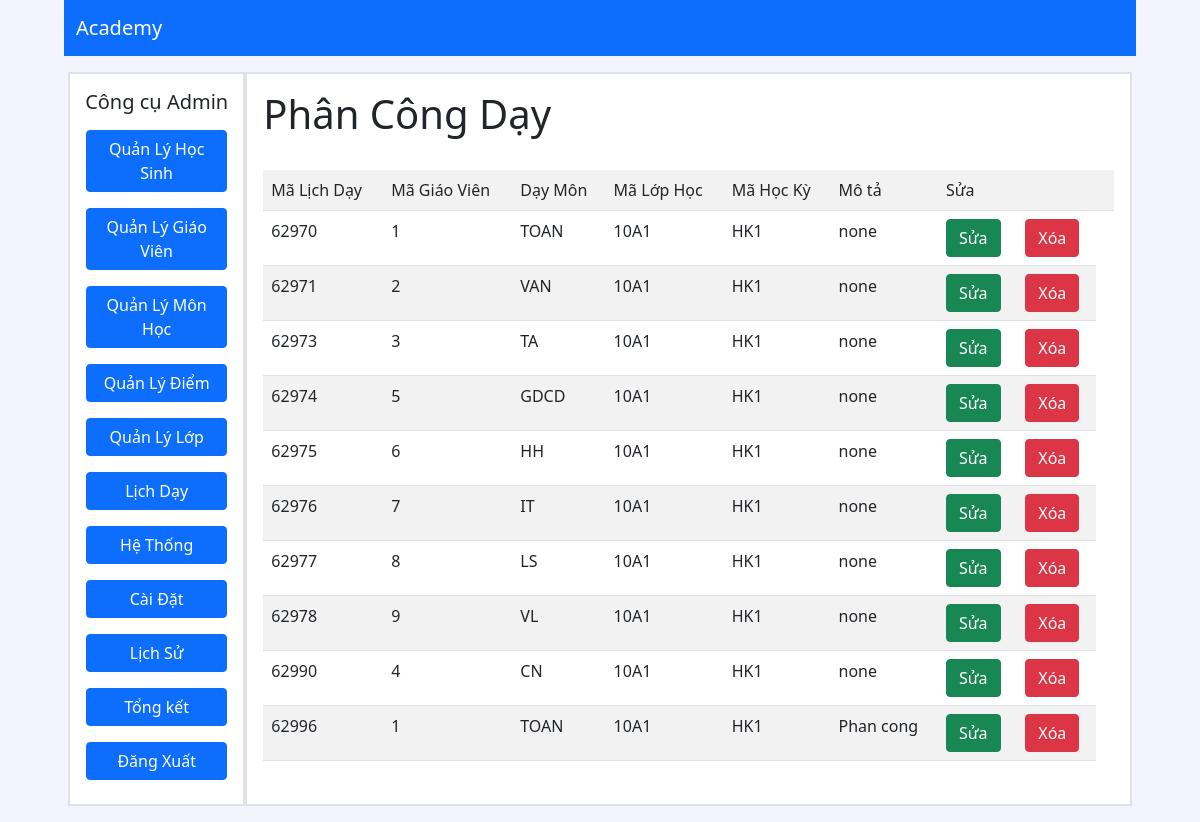
The page /admin/index.php?mod=day (signed in) on the database its author committed.
### tables this page shows
CREATE TABLE `day` (
  `MaDayHoc` varchar(5) NOT NULL,
  `MaMonHoc` varchar(5) NOT NULL,
  `Magv` varchar(10) NOT NULL,
  `MaLopHoc` varchar(10) NOT NULL,
  `MaHocKy` varchar(5) NOT NULL,
  `MoTaPhanCong` varchar(50) NOT NULL
);

### classes/day.class.php (called while the page is built, shortened)
<?php
class day extends DB
{
    function allday()
    {
        $con = $this->connect();
        $sql = "select * from day";
        $query = mysqli_query($con, $sql);
        $result = array();
        if ($query) {
            while ($row = mysqli_fetch_assoc($query)) {
                $result[] = $row;
            }
        }
        return $result;
    }
}

### admin/day/hienthi.php (the view, shortened to what this page needs)
<?php
require "../classes/day.class.php";
$con = new day();
$day = $con->allday();
?>
<!DOCTYPE html>
<html>
<head>
    <link href="https://unpkg.com/vanilla-datatables@latest/dist/vanilla-dataTables.min.css" rel="stylesheet" type="text/css">
</head>
<body>
    <h1>Phân Công Dạy</h1>
    <table class="table table-striped" id="dataTable">
        <tr>
            <td>Mã Lịch Dạy</td>
            <td>Mã Giáo Viên</td>
            <td>Dạy Môn</td>
            <td>Mã Lớp Học</td>
            <td>Mã Học Kỳ</td>
            <td>Mô tả</td>
            <td>Sửa</td>
            <td></td>
            <td></td>
        </tr>
        <?php
        foreach ($day as $item) { ?>
            <tr>
                <td><?php echo $item['MaDayHoc']; ?></td>
                <td><?php echo $item['Magv']; ?></td>
                <td><?php echo $item['MaMonHoc']; ?></td>
                <td><?php echo $item['MaLopHoc']; ?></td>
                <td><?php echo $item['MaHocKy']; ?></td>
                <td><?php echo $item['MoTaPhanCong']; ?></td>
                <td><?php echo "<a href='#?id=$item[MaMonHoc]'><button class='btn btn-success' type='button'>Sửa</button></a>"; ?></td>
                <td> <?php echo "<a href='day/xoaday.php?id=$item[MaDayHoc]' onclick='return XacNhan();'><button class='btn btn-danger' type='button'>Xóa</button></a>"; ?>
                </td>
            </tr>
        <?php } ?>
        <br />
    </table>

### admin/index.php (style rules this page uses)
body { padding: 0 4em; }
a { text-decoration: none; }

### rows shown on the page
day: MaDayHoc "62970", Magv "1", MaMonHoc "TOAN", MaLopHoc "10A1", MaHocKy "HK1", MoTaPhanCong "none"
day: MaDayHoc "62971", Magv "2", MaMonHoc "VAN", MaLopHoc "10A1", MaHocKy "HK1", MoTaPhanCong "none"
day: MaDayHoc "62973", Magv "3", MaMonHoc "TA", MaLopHoc "10A1", MaHocKy "HK1", MoTaPhanCong "none"
day: MaDayHoc "62974", Magv "5", MaMonHoc "GDCD", MaLopHoc "10A1", MaHocKy "HK1", MoTaPhanCong "none"
day: MaDayHoc "62975", Magv "6", MaMonHoc "HH", MaLopHoc "10A1", MaHocKy "HK1", MoTaPhanCong "none"
day: MaDayHoc "62976", Magv "7", MaMonHoc "IT", MaLopHoc "10A1", MaHocKy "HK1", MoTaPhanCong "none"
day: MaDayHoc "62977", Magv "8", MaMonHoc "LS", MaLopHoc "10A1", MaHocKy "HK1", MoTaPhanCong "none"
day: MaDayHoc "62978", Magv "9", MaMonHoc "VL", MaLopHoc "10A1", MaHocKy "HK1", MoTaPhanCong "none"
day: MaDayHoc "62990", Magv "4", MaMonHoc "CN", MaLopHoc "10A1", MaHocKy "HK1", MoTaPhanCong "none"
day: MaDayHoc "62996", Magv "1", MaMonHoc "TOAN", MaLopHoc "10A1", MaHocKy "HK1", MoTaPhanCong "Phan cong"
